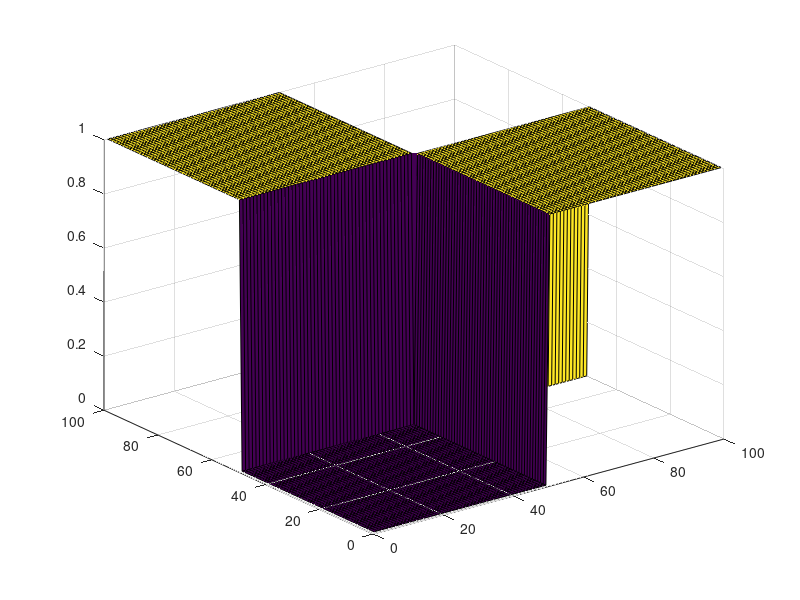
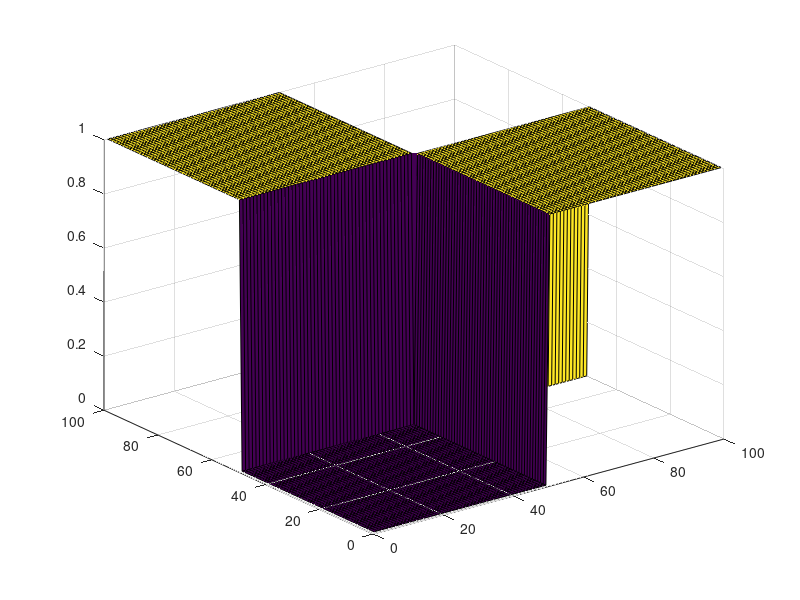

MATLAB code for these plots, in order: (Note: this script raises an error after producing the figures.)
img = [0 1; 1 0 ];
imgUp = [zeros(50), ones(50); ones(50), zeros(50)];
img1 = imresize(img,[100 100],"nearest");
figure;
surf(imgUp)
figure;
surf(imgUp); colorMap('gray');

% 2D Nearest Neighbor
gambar = [1:5; 1:5;1:5; 1:5; 1:5]
figure;
surf(gambar)
gambarUp = imresize(gambar, [100, 100], "nearest");
figure; surf(gambarUp);